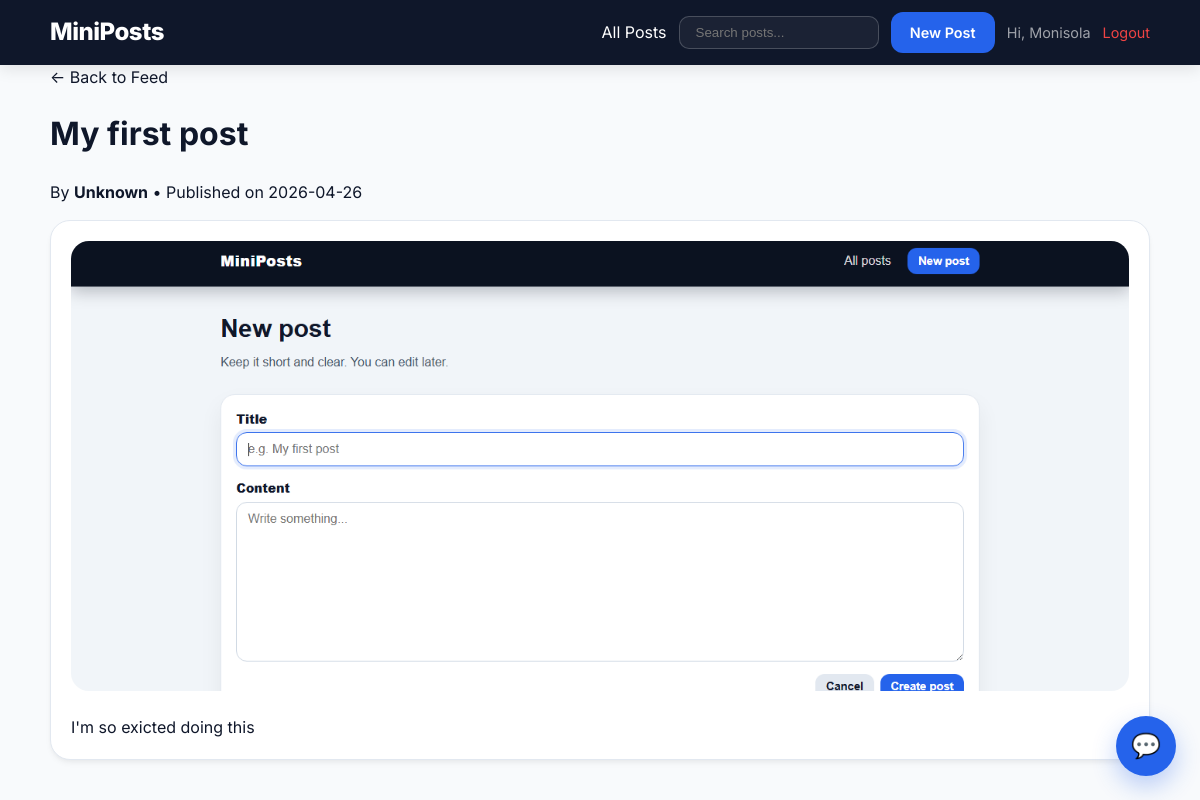
The app's page /posts/1 (signed in) with its own data.
### tables this page shows
CREATE TABLE posts (
                id INTEGER PRIMARY KEY AUTOINCREMENT,
                title TEXT NOT NULL,
                content TEXT NOT NULL,
                image TEXT,
                created_at TEXT NOT NULL,
                updated_at TEXT NOT NULL
            , user_id INTEGER);

### app.py (the view)
@app.route("/posts/<int:post_id>")
def show_post(post_id):
    with get_db() as conn:
        post = conn.execute("""
            SELECT posts.*, users.username as author
            FROM posts
            LEFT JOIN users ON posts.user_id = users.id
            WHERE posts.id=?
        """, (post_id,)).fetchone()
    if not post:
        flash("Post not found!", "error")
        return redirect(url_for("index"))
    return render_template("show.html", post=post)

### app.py (called while the page is built)
def get_db():
    conn = sqlite3.connect(DB_PATH)
    conn.row_factory = sqlite3.Row
    return conn

### templates/show.html (shortened to what this page needs)
{% extends "base.html" %}
{% block content %}
<div class="page-head">
    <a href="{{ url_for('index') }}" class="breadcrumb">← Back to Feed</a>
    <h1>{{ post.title }}</h1>
    <p class="muted">By <strong>{{ post.author if post.author else 'Unknown' }}</strong> • Published on {{ post.created_at[:10] }}</p>
</div>
<div class="card">
    {% if post.image %}
        <img src="{{ url_for('static', filename='uploads/' + post.image) }}" class="post-img-large">
    {% endif %}
    <div class="prose">
        {{ post.content | replace('\n', '<br>') | safe }}
    </div>
</div>
{% endblock %}

### static/css/style.css (style rules this page uses)
* { box-sizing: border-box; }
body { margin: 0; font-family: 'Inter', -apple-system, BlinkMacSystemFont, "Segoe UI", Roboto, Helvetica, Arial, sans-serif; color: #0f172a; background: #f8fafc; line-height: 1.5; }
a { color: inherit; text-decoration: none; transition: 0.2s; }
.card { background: #fff; border: 1px solid #e2e8f0; border-radius: 20px; padding: 1.25rem; display: flex; flex-direction: column; height: 100%; box-shadow: 0 4px 6px -1px rgba(0, 0, 0, 0.05), 0 2px 4px -1px rgba(0, 0, 0, 0.03); transition: transform 0.2s, box-shadow 0.2s; }
.post-img-large { width: 100%; max-height: 450px; object-fit: cover; border-radius: 18px; margin-bottom: 1.5rem; }

### records on screen
posts: title "My first post", created_at "2026-04-26", image (picture), content "I'm so exicted doing this"

### other values on screen
{{ session.username }} "Monisola"
{{ post.author if post.author else 'Unknown' }} "Unknown"
